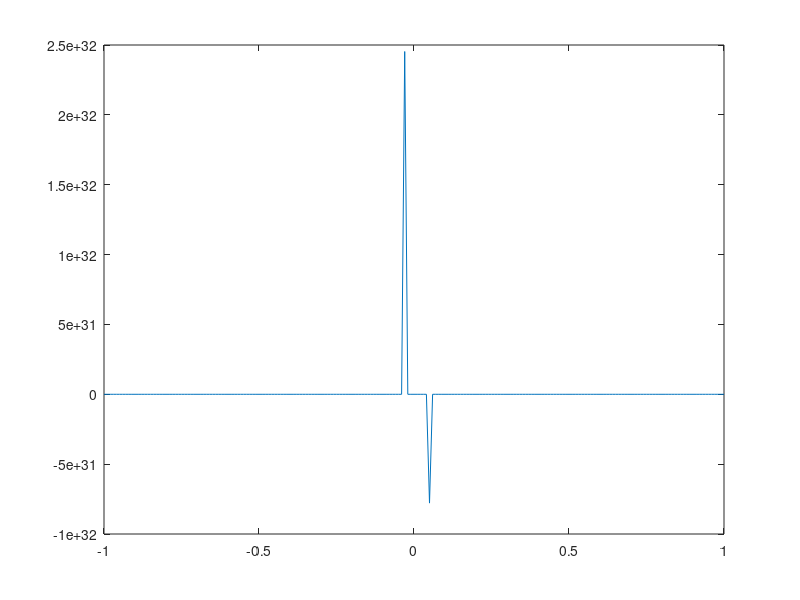

Write MATLAB code to recreate this figure.
%%
p=7
if p<5
    p=p*2
elseif p>5
    p=p-p
else
    p=p-5
end
%%

p2=12
for i = 1:10
    p2=p2+100;
end
p2
%%
q1=5*10^-6;
q2=-7*10^-6;
x1=0.05;
x2=-0.03;
q=-3*10^-6;
ke=9*10^9;
f=@(x)(((ke*q1*q)./(x-x1).^2)+((ke*q2*q)./(x-x2).^2));
x=-1:0.01:1;
y=f(x);
plot(x,y)
%%
iniciorango=-0.03;
finalrango=0.05;
iteraciones=0;
objedeerror=0.00000000001;
xrant=iniciorango;
while true
    xraiz=(iniciorango+finalrango)/2;
    if f(iniciorango)*f(xraiz)>0
        iniciorango=xraiz;
    elseif f(iniciorango)*f(xraiz)<0
        finalrango=xraiz;
    end
    error=(xraiz-xrant)/xraiz;
    xrant=xraiz;
    iteraciones=iteraciones+1;
    if abs(error)<objedeerror
        break
    end
end
xraiz
iteraciones
f(xraiz)